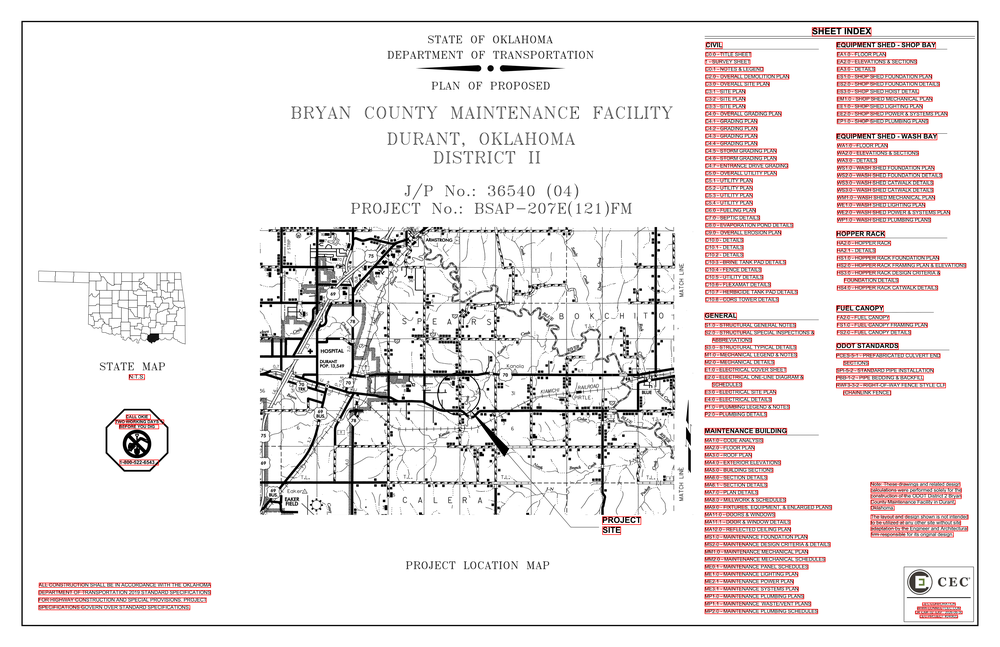
#> input picture note_visuals/page_1.png, 1000 x 647 px, shrunk from 5100 x 3300 before the run
$ python -i detect_legend_boxes.py   (imports and definitions only)
#> lines starting #> are read from the running program, lines starting #| are printed output that depends on the picture; after the words box and inside, x2 and y2 are one past the last pixel; in counts of white or black regions, pixels touching at a corner belong together
#> further down, picture is the input picture: shape (647, 1000, 3); mean B, G, R 232.4, 232.4, 238.4
#!/usr/bin/env python
"""
detect_legend_boxes.py

Detect the rectangular "LEGEND" box on plan sheets using simple
computer-vision (OpenCV) over rendered PDF pages.

Goal:
- For each page, return a bounding box [x0, y0, x1, y1] in *PDF
  coordinate space* that approximates the outer border of the legend.

Changes in this version:
- MUCH more lenient detection:
    * search bottom ~60% of the page
    * accept any reasonably large contour (>= 4 vertices) and use
      its bounding rectangle
    * softer area and aspect-ratio filters
- This is meant to "just find the big wide box" near the bottom-right.

Output JSON shape:

{
  "pdf_path": "test.pdf",
  "legend_boxes": {
    "3": [x0, y0, x1, y1],
    ...
  }
}
"""

from __future__ import annotations

import argparse
import json
from pathlib import Path
from typing import Dict, List, Optional, Tuple

import fitz  # PyMuPDF
import cv2
import numpy as np


LegendBox = Tuple[float, float, float, float]


# ---------------------------------------------------------------------
# PDF → image
# ---------------------------------------------------------------------


# [28 lines left out: function render_page_to_bgr_array, not called in this run]


# ---------------------------------------------------------------------
# Legend detection (pixel space)
# ---------------------------------------------------------------------


def detect_legend_box_on_image(
    img_bgr: np.ndarray,
    min_area_frac: float = 0.005,
    max_area_frac: float = 0.60,
    min_aspect_ratio: float = 1.5,
) -> Optional[Tuple[int, int, int, int]]:
    """
    Detect the legend rectangle in pixel coordinates.

    Strategy:
    - Focus on the bottom ~60% of the page (legend lives low).
    - Run Canny edges and find contours.
    - For each contour:
        * approximate polygon (>=4 vertices)
        * compute bounding rectangle
        * keep rectangles that:
            - are wide (aspect >= min_aspect_ratio)
            - have area within [min_area_frac, max_area_frac] of page
            - are not absurdly tall
            - live in the lower half of the page
            - have center to the right of mid-width (legend is not far-left)
    - Pick the candidate with the largest area.

    Returns:
        (x0, y0, x1, y1) in pixel coordinates, or None if none found.
    """
#> called with min_area_frac = 0.005, max_area_frac = 0.6, min_aspect_ratio = 1.5
    h, w, _ = img_bgr.shape
#> h = 647; w = 1000
    page_area = float(h * w)
#> page_area = 647000

    gray = cv2.cvtColor(img_bgr, cv2.COLOR_BGR2GRAY)
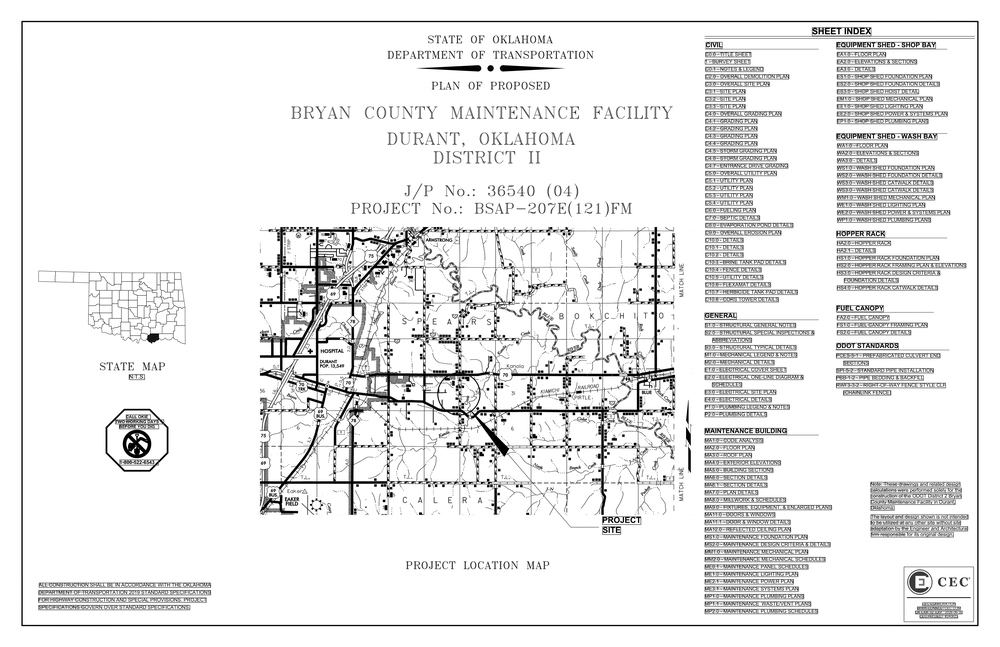
#> gray: shape (647, 1000); min 0, max 255, mean 234.2
    blurred = cv2.GaussianBlur(gray, (5, 5), 0)

    edges = cv2.Canny(blurred, threshold1=50, threshold2=150)
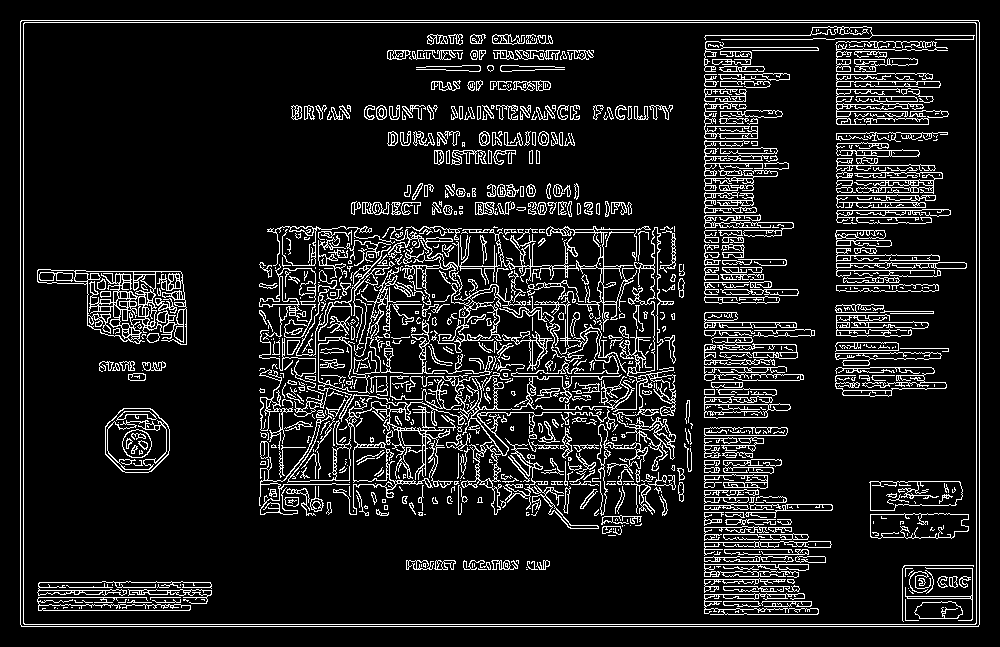
#> edges: shape (647, 1000); 11.2% white in thin lines or dots

    # Focus on bottom ~60% of the page
    y_start = int(h * 0.4)
#> y_start = 258
    roi_edges = edges[y_start:, :]
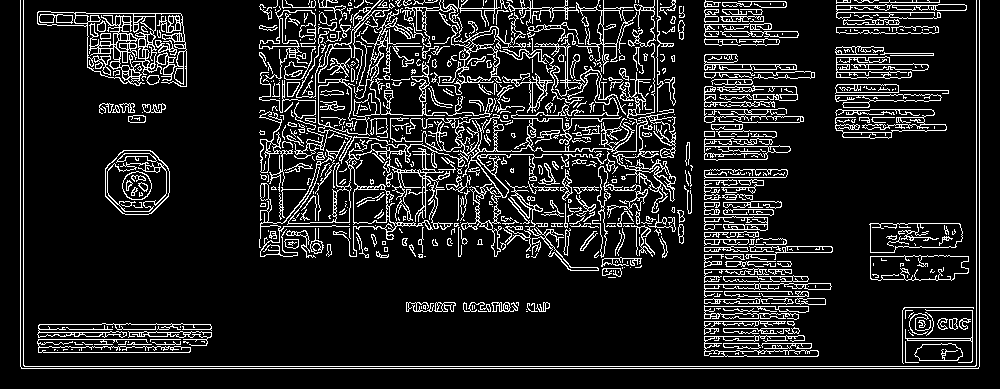
#> roi_edges: shape (389, 1000); 12.6% white in thin lines or dots

    contours, _ = cv2.findContours(
        roi_edges, cv2.RETR_EXTERNAL, cv2.CHAIN_APPROX_SIMPLE
    )
#> contours = 598 contours, 446 with area under 20; largest, box (x1, y1, x2, y2) and area: (259, 0, 676, 257) 10878, (37, 11, 187, 87) 6206, (105, 150, 170, 215) 3420, (869, 223, 963, 253) 2253, (870, 255, 969, 281) 2154

    best_box: Optional[Tuple[int, int, int, int]] = None
    best_area: float = 0.0

    for cnt in contours:
        if cv2.contourArea(cnt) < 10:
            continue

        epsilon = 0.02 * cv2.arcLength(cnt, True)
        approx = cv2.approxPolyDP(cnt, epsilon, True)

        # Shift back to full-image coordinates
        approx_full = approx.copy()
        approx_full[:, 0, 1] += y_start

        x, y, w_box, h_box = cv2.boundingRect(approx_full)

        if w_box <= 0 or h_box <= 0:
            continue

        area = float(w_box * h_box)
        area_frac = area / page_area

        if area_frac < min_area_frac or area_frac > max_area_frac:
            # Too small or too big (likely entire page / huge frame)
            continue

        aspect = float(w_box) / float(h_box)

        # Legend is wider than tall, but we don't demand extreme ratio
        if aspect < min_aspect_ratio:
            continue

        # Legend isn't insanely tall
        if h_box > 0.55 * h:
            continue

        cx = x + w_box / 2.0
        cy = y + h_box / 2.0

        # We expect the legend to be in the lower half
        if cy < h * 0.55:
            continue

        # And not far left; your legend is mid/right-ish
        if cx < w * 0.35:
            continue

        # Reject nearly full-width boxes (page border)
        if w_box > 0.95 * w:
            continue

        if area > best_area:
            best_area = area
            best_box = (x, y, x + w_box, y + h_box)
#> this loop made 598 passes
#> cnt on passes 8, 11, 18: [[201, 341], [203, 341], [204, 342], [204, 341]], [[128, 341], [128, 342]], [[908, 330]]
#> after the loop, best_area = 52705

    return best_box


# [138 lines left out: functions transform_pixel_box_to_pdf, detect_legend_boxes_for_pdf, parse_args, main, not called in this run]


# [2 lines not run here, left out]

>>> import cv2
>>> picture = cv2.imread('../note_visuals/page_1.png')
>>> result = detect_legend_box_on_image(picture)
#> result = (260, 331, 675, 458)

$ run again, on note_visuals/page_10.png
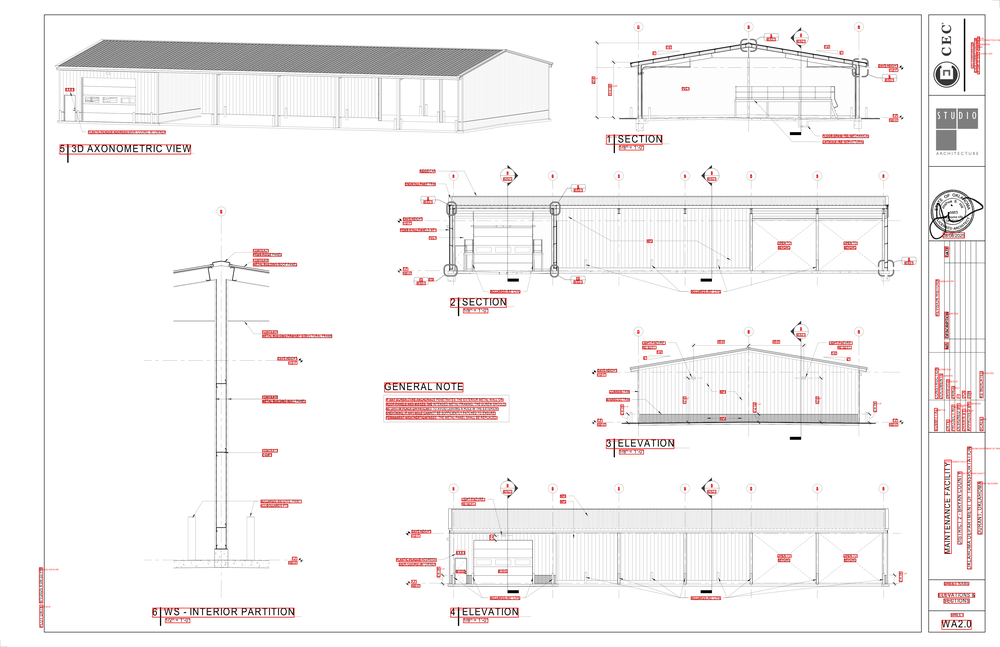
#> input picture note_visuals/page_10.png, 1000 x 647 px, shrunk from 5100 x 3300 before the run
#> picture is the input picture: shape (647, 1000, 3); mean B, G, R 243.2, 243.2, 245.7
#> in detect_legend_box_on_image, `edges = cv2.Canny(blurred, threshold1=50, threshold2=150)`:
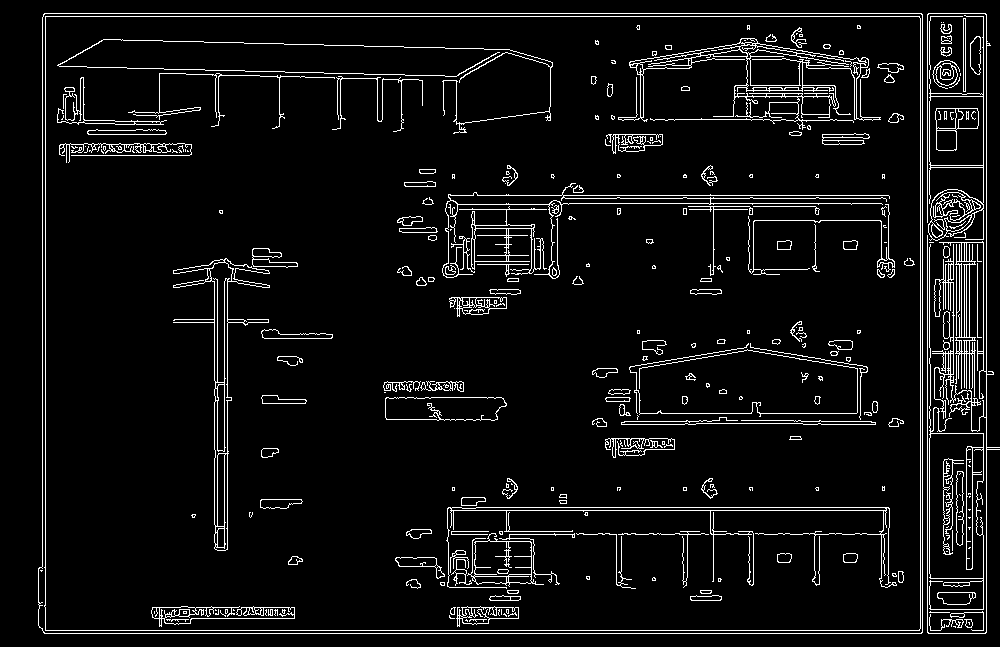
#> edges: shape (647, 1000); 6.1% white in thin lines or dots
#> in detect_legend_box_on_image, `roi_edges = edges[y_start:, :]`:
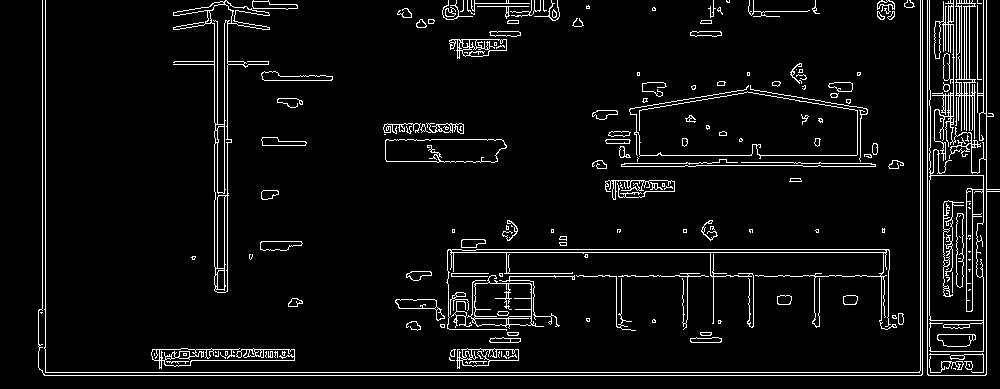
#> roi_edges: shape (389, 1000); 5.6% white in thin lines or dots
#> contours = 160 contours, 90 with area under 20; largest, box (x1, y1, x2, y2) and area: (929, 0, 984, 352) 7582, (173, 0, 270, 293) 4420, (385, 139, 507, 163) 2524, (467, 275, 544, 329) 2365, (446, 249, 897, 331) 1358
#> the loop in detect_legend_box_on_image, `for cnt in contours:` made 160 passes
#> cnt on passes 1, 7, 13: [[953, 368], [954, 368], [955, 369], [955, 368]], [[930, 353], [929, 354], [949, 354], [931, 354]], [[233, 351], [233, 352], [234, 352]]
#> after the loop in detect_legend_box_on_image, `for cnt in contours:`: best_area = 36450
#> result = (447, 507, 897, 588)

$ run again, on note_visuals/page_11.png
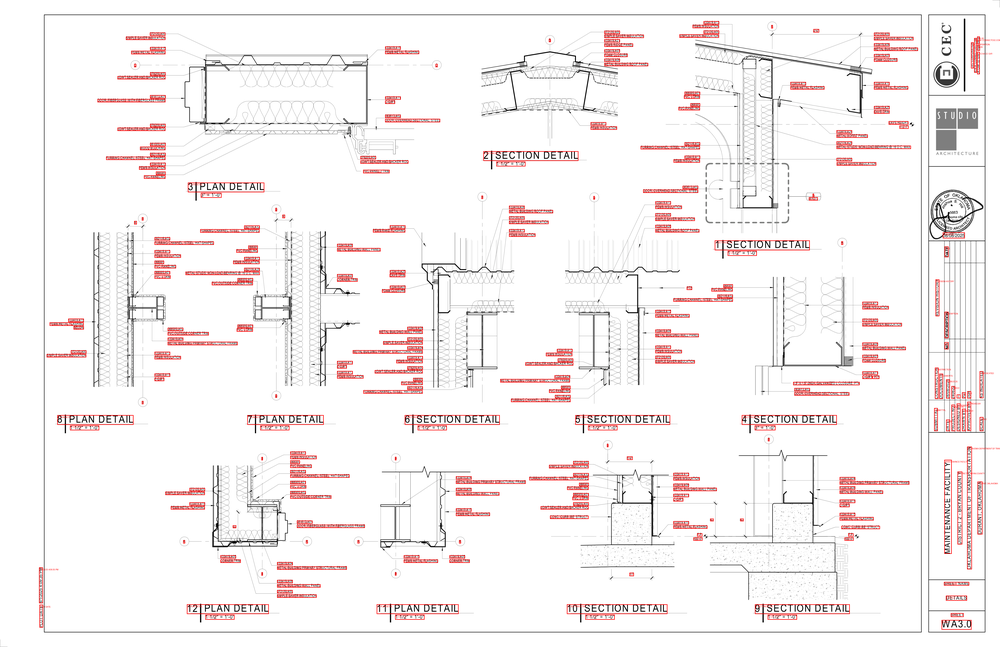
#> input picture note_visuals/page_11.png, 1000 x 647 px, shrunk from 5100 x 3300 before the run
#> picture is the input picture: shape (647, 1000, 3); mean B, G, R 241, 241, 246.5
#> in detect_legend_box_on_image, `edges = cv2.Canny(blurred, threshold1=50, threshold2=150)`:
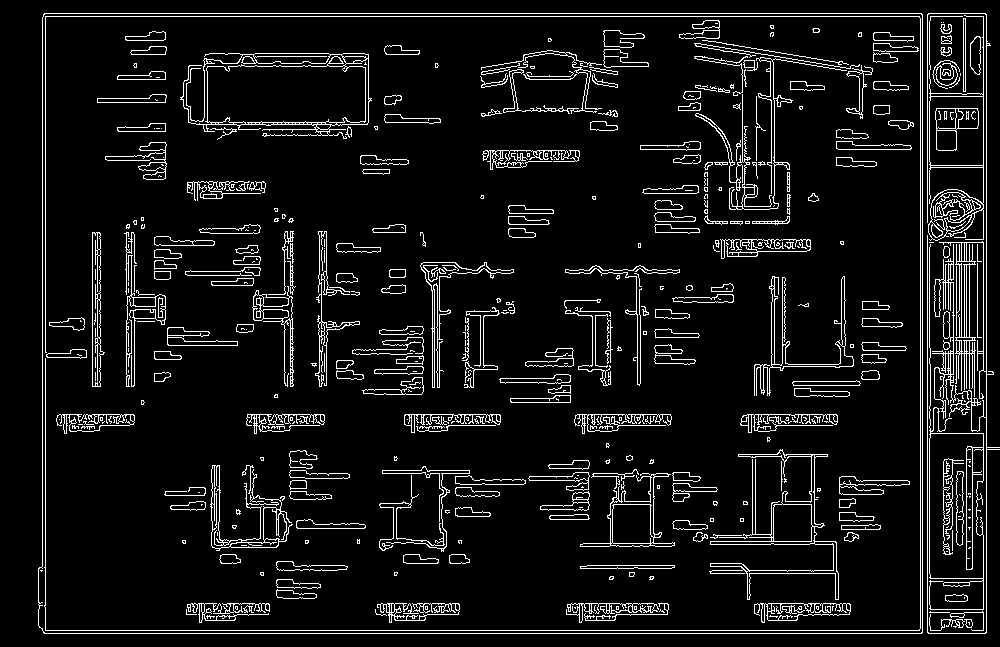
#> edges: shape (647, 1000); 7.7% white in thin lines or dots
#> in detect_legend_box_on_image, `roi_edges = edges[y_start:, :]`:
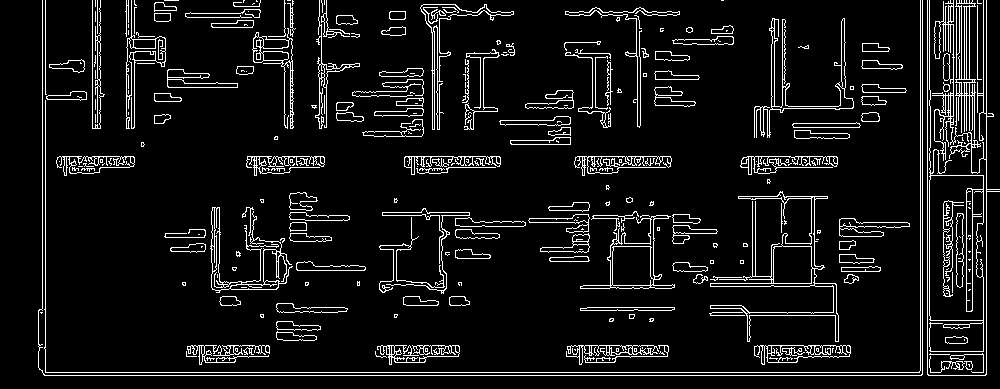
#> roi_edges: shape (389, 1000); 8.1% white in thin lines or dots
#> contours = 239 contours, 139 with area under 20; largest, box (x1, y1, x2, y2) and area: (929, 0, 984, 352) 7582, (709, 191, 839, 342) 3050, (580, 215, 675, 289) 2300, (420, 4, 514, 130) 1151, (754, 345, 851, 365) 1148
#> the loop in detect_legend_box_on_image, `for cnt in contours:` made 239 passes
#> cnt on passes 5, 9, 10: [[930, 353], [929, 354], [949, 354], [931, 354]], [[574, 349], [575, 350], [575, 349]], [[425, 348], [425, 351], [427, 351], [427, 348]]
#> after the loop in detect_legend_box_on_image, `for cnt in contours:`: best_area = 0

$ run again, on note_visuals/page_12.png
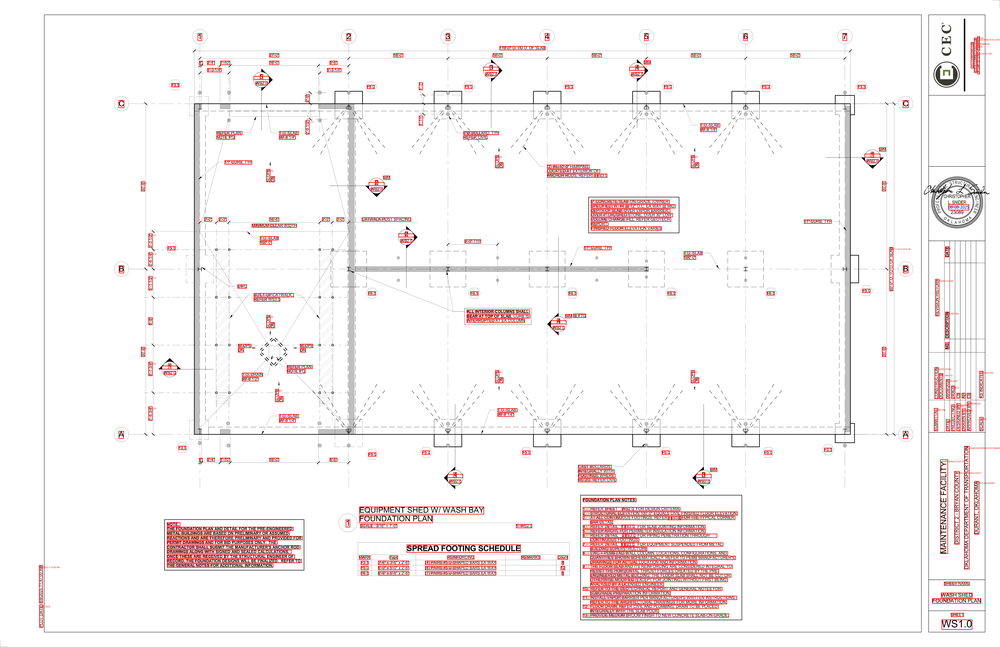
#> input picture note_visuals/page_12.png, 1000 x 647 px, shrunk from 5100 x 3300 before the run
#> picture is the input picture: shape (647, 1000, 3); mean B, G, R 242.5, 242.5, 247.7
#> in detect_legend_box_on_image, `edges = cv2.Canny(blurred, threshold1=50, threshold2=150)`:
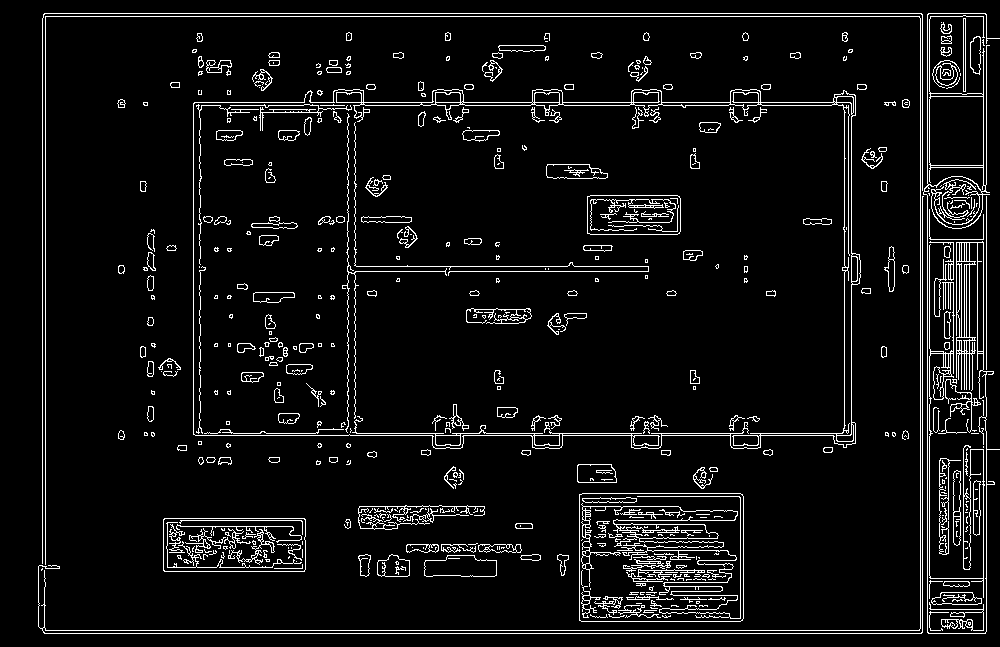
#> edges: shape (647, 1000); 6.2% white in thin lines or dots
#> in detect_legend_box_on_image, `roi_edges = edges[y_start:, :]`:
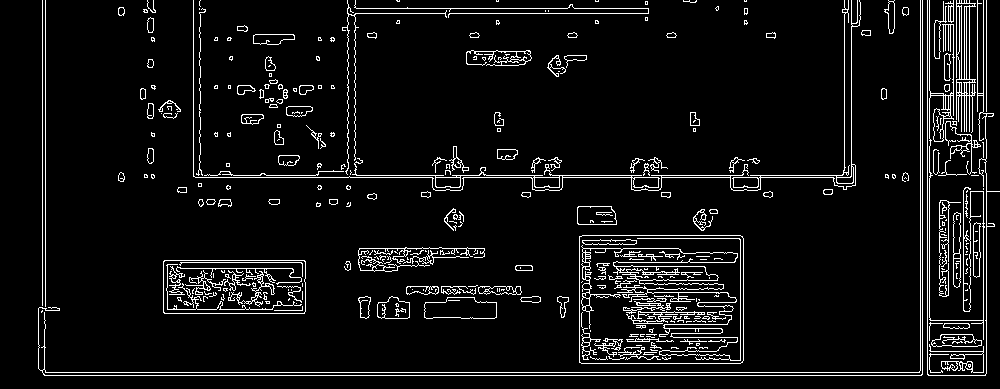
#> roi_edges: shape (389, 1000); 6.6% white in thin lines or dots
#> contours = 210 contours, 123 with area under 20; largest, box (x1, y1, x2, y2) and area: (579, 235, 744, 364) 20980, (163, 260, 306, 314) 7520, (193, 0, 861, 191) 1898, (424, 297, 497, 319) 1261, (956, 0, 976, 133) 1186
#> the loop in detect_legend_box_on_image, `for cnt in contours:` made 210 passes
#> cnt on passes 6, 12, 22: [[42, 310], [41, 311], [41, 312], [42, 311]], [[452, 289], [454, 291], [455, 290], [455, 289]], [[942, 257], [943, 257]]
#> after the loop in detect_legend_box_on_image, `for cnt in contours:`: best_area = 0
